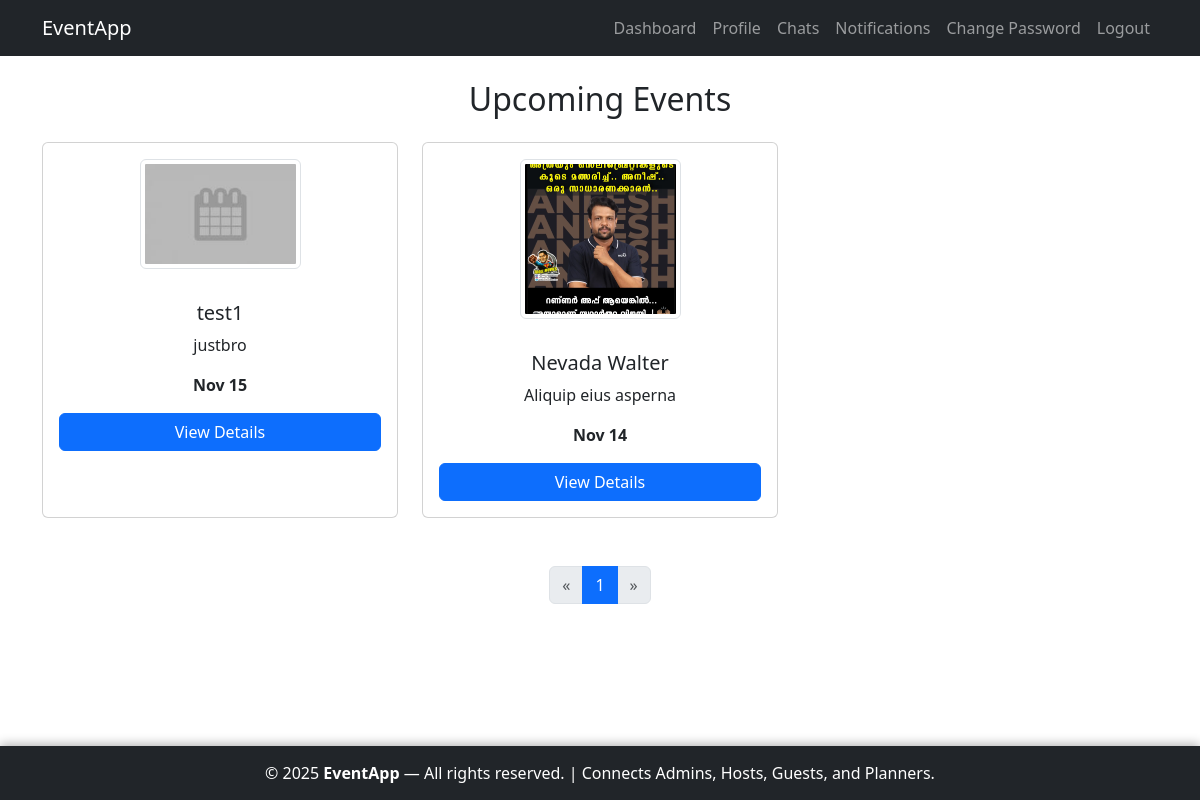
Screenshot of /guest/events/ (signed in) with the database file from the repository.
### host/models.py (models this page shows, shortened)
class Event(models.Model):
    NEEDS_CHOICES = [
        ('catering', 'Catering'),
        ('decorations', 'Decorations'),
        ('photography', 'Photography'),
        ('music', 'Music/DJ'),
        ('venue', 'Venue Setup'),
        ('other', 'Other'),
    ]
    host = models.ForeignKey(settings.AUTH_USER_MODEL, on_delete=models.CASCADE, related_name='events')
    name = models.CharField(max_length=255)
    start_date = models.DateTimeField()
    end_date = models.DateTimeField()
    budget = models.DecimalField(max_digits=10, decimal_places=2)
    guest_count = models.PositiveIntegerField()
    needs = models.CharField(max_length=255, blank=True)
    banner = models.ImageField(upload_to='events/', blank=True, null=True)
    venue_details = models.TextField(blank=True)
    created_at = models.DateTimeField(auto_now_add=True)
    updated_at = models.DateTimeField(auto_now=True)
    class Meta:
        ordering = ['-created_at']

### guest/views.py (the view)
# urls.py: path('events/', views.EventListView.as_view(), name='event_list'),
class EventListView(LoginRequiredMixin, GuestRequiredMixin, ListView):
    model = Event
    template_name = 'guest/event_list.html'
    context_object_name = 'events'
    paginate_by = None   # IMPORTANT: disable ListView's pagination
    def get_queryset(self):
        return Event.objects.filter(
            proposals__status='accepted',
            start_date__gt=timezone.now()
        ).distinct()
    def get_context_data(self, **kwargs):
        context = super().get_context_data(**kwargs)
        queryset = self.get_queryset()
        page_obj, items = paginate_queryset(self.request, queryset)
        context['page_obj'] = page_obj     # required by your partial
        context['events'] = items          # paginated events
        return context

### guest/views.py (called while the page is built)
    def test_func(self):
        return (self.request.user.is_authenticated and
                self.request.user.role == 'guest' and
                self.request.user.is_approved)

### utils/pagination.py (called while the page is built)
def paginate_queryset(request, queryset):
    paginator = Paginator(queryset, DEFAULT_PER_PAGE)
    page_number = request.GET.get('page')
    try:
        page_obj = paginator.page(page_number)
    except PageNotAnInteger:
        page_obj = paginator.page(1)
    except EmptyPage:
        page_obj = paginator.page(paginator.num_pages)
    return page_obj, page_obj.object_list

### guest/templates/guest/event_list.html (shortened to what this page needs)
{% extends 'accounts/base.html' %}
{%load static%}
{% block content %}
<h2 class="text-center mb-4">Upcoming Events</h2>
<div class="row">
    {% for event in events %}
    <div class="col-md-4 mb-4">
        <div class="card h-100 text-center">
            <div class="p-3">
                {% if event.banner %}
                    <img src="{{ event.banner.url }}"
                         class="img-fluid img-thumbnail w-50 mx-auto"
                         alt="{{ event.name }}"
                         style="max-height:160px; object-fit:cover;">
                {% else %}
                    <img src="{% static 'images/download.jpg' %}"
                         class="img-fluid img-thumbnail w-50 mx-auto"
                         alt="Default event image"
                         style="max-height:160px; object-fit:cover;">
                {% endif %}
            </div>
            <div class="card-body">
                <h5 class="card-title">{{ event.name }}</h5>
                <p>{{ event.venue_details|truncatewords:10 }}</p>
                <p><strong>{{ event.start_date|date:"M d" }}</strong></p>
                <a href="{% url 'guest:event_detail' event.pk %}"
                   class="btn btn-primary w-100">
                    View Details
                </a>
            </div>
        </div>
    </div>
    {% empty %}
    <div class="col-12 text-center">No events available.</div>
    {% endfor %}
</div>
{%include 'partials/pagination.html'%}
{% endblock %}

### accounts/templates/accounts/base.html (style rules this page uses)
html, body { height: 100%; margin: 0; }
body { display: flex; flex-direction: column; min-height: 100vh; }

### rows the page displays
Event: name "test1", venue_details "justbro", start_date "Nov 15"
Event: banner (picture), name "Nevada Walter", venue_details "Aliquip eius asperna", start_date "Nov 14"

### other values shown
{{ num }} "1"
